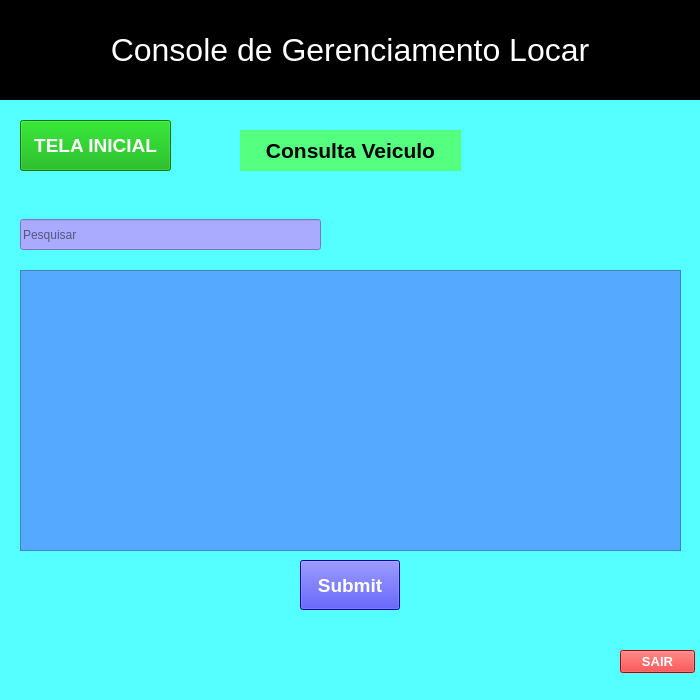
<?xml version="1.0" encoding="UTF-8"?>
<ui version="4.0">
 <class>Locar_Cadastro_Veiculo</class>
 <widget class="QMainWindow" name="Locar_Cadastro_Veiculo">
  <property name="geometry">
   <rect>
    <x>0</x>
    <y>0</y>
    <width>700</width>
    <height>700</height>
   </rect>
  </property>
  <property name="minimumSize">
   <size>
    <width>700</width>
    <height>700</height>
   </size>
  </property>
  <property name="maximumSize">
   <size>
    <width>700</width>
    <height>700</height>
   </size>
  </property>
  <property name="windowTitle">
   <string>Locar</string>
  </property>
  <property name="styleSheet">
   <string notr="true">background-color: rgb(255, 255, 255);
background-color: rgb(85, 255, 255);
</string>
  </property>
  <widget class="QWidget" name="centralwidget">
   <widget class="QLabel" name="subtitulo_console">
    <property name="geometry">
     <rect>
      <x>0</x>
      <y>0</y>
      <width>700</width>
      <height>100</height>
     </rect>
    </property>
    <property name="sizePolicy">
     <sizepolicy hsizetype="Preferred" vsizetype="Preferred">
      <horstretch>0</horstretch>
      <verstretch>0</verstretch>
     </sizepolicy>
    </property>
    <property name="minimumSize">
     <size>
      <width>700</width>
      <height>100</height>
     </size>
    </property>
    <property name="maximumSize">
     <size>
      <width>700</width>
      <height>100</height>
     </size>
    </property>
    <property name="font">
     <font>
      <pointsize>24</pointsize>
     </font>
    </property>
    <property name="styleSheet">
     <string notr="true">background-color: rgb(0, 0, 0);
color: rgb(255, 255, 255);</string>
    </property>
    <property name="lineWidth">
     <number>8</number>
    </property>
    <property name="midLineWidth">
     <number>5</number>
    </property>
    <property name="text">
     <string>Console de Gerenciamento Locar</string>
    </property>
    <property name="textFormat">
     <enum>Qt::PlainText</enum>
    </property>
    <property name="scaledContents">
     <bool>false</bool>
    </property>
    <property name="alignment">
     <set>Qt::AlignCenter</set>
    </property>
   </widget>
   <widget class="QPushButton" name="pushButton_2">
    <property name="geometry">
     <rect>
      <x>300</x>
      <y>560</y>
      <width>100</width>
      <height>50</height>
     </rect>
    </property>
    <property name="minimumSize">
     <size>
      <width>100</width>
      <height>50</height>
     </size>
    </property>
    <property name="maximumSize">
     <size>
      <width>100</width>
      <height>50</height>
     </size>
    </property>
    <property name="font">
     <font>
      <pointsize>14</pointsize>
      <weight>75</weight>
      <bold>true</bold>
     </font>
    </property>
    <property name="styleSheet">
     <string notr="true">background-color: rgb(0, 0, 255);
color: rgb(255, 255, 255);</string>
    </property>
    <property name="text">
     <string>Submit</string>
    </property>
   </widget>
   <widget class="QLabel" name="label_2">
    <property name="geometry">
     <rect>
      <x>240</x>
      <y>130</y>
      <width>221</width>
      <height>41</height>
     </rect>
    </property>
    <property name="font">
     <font>
      <pointsize>16</pointsize>
      <weight>75</weight>
      <bold>true</bold>
     </font>
    </property>
    <property name="styleSheet">
     <string notr="true">background-color: rgb(85, 255, 127);</string>
    </property>
    <property name="text">
     <string>Consulta Veiculo</string>
    </property>
    <property name="alignment">
     <set>Qt::AlignCenter</set>
    </property>
   </widget>
   <widget class="QPushButton" name="pushButton_5">
    <property name="geometry">
     <rect>
      <x>620</x>
      <y>650</y>
      <width>75</width>
      <height>23</height>
     </rect>
    </property>
    <property name="font">
     <font>
      <pointsize>10</pointsize>
      <weight>75</weight>
      <bold>true</bold>
     </font>
    </property>
    <property name="styleSheet">
     <string notr="true">background-color: rgb(255, 0, 0);
color: rgb(255, 255, 255);
border-color: rgb(255, 0, 255);</string>
    </property>
    <property name="text">
     <string>SAIR</string>
    </property>
   </widget>
   <widget class="QPushButton" name="pushButton_4">
    <property name="geometry">
     <rect>
      <x>20</x>
      <y>120</y>
      <width>151</width>
      <height>51</height>
     </rect>
    </property>
    <property name="font">
     <font>
      <pointsize>14</pointsize>
      <weight>75</weight>
      <bold>true</bold>
     </font>
    </property>
    <property name="styleSheet">
     <string notr="true">background-color: rgb(0, 0, 255);
background-color: rgb(0, 170, 0);
color: rgb(255, 255, 255);</string>
    </property>
    <property name="text">
     <string>TELA INICIAL</string>
    </property>
   </widget>
   <widget class="QLineEdit" name="lineEdit">
    <property name="geometry">
     <rect>
      <x>20</x>
      <y>219</y>
      <width>301</width>
      <height>31</height>
     </rect>
    </property>
    <property name="styleSheet">
     <string notr="true">background-color: rgb(170, 170, 255);</string>
    </property>
    <property name="text">
     <string/>
    </property>
    <property name="placeholderText">
     <string>Pesquisar</string>
    </property>
   </widget>
   <widget class="QTableView" name="tableView">
    <property name="geometry">
     <rect>
      <x>20</x>
      <y>270</y>
      <width>661</width>
      <height>281</height>
     </rect>
    </property>
    <property name="styleSheet">
     <string notr="true">background-color: rgb(85, 170, 255);</string>
    </property>
    <attribute name="horizontalHeaderStretchLastSection">
     <bool>true</bool>
    </attribute>
    <attribute name="verticalHeaderDefaultSectionSize">
     <number>62</number>
    </attribute>
   </widget>
  </widget>
  <widget class="QStatusBar" name="statusbar"/>
 </widget>
 <resources/>
 <connections/>
</ui>
